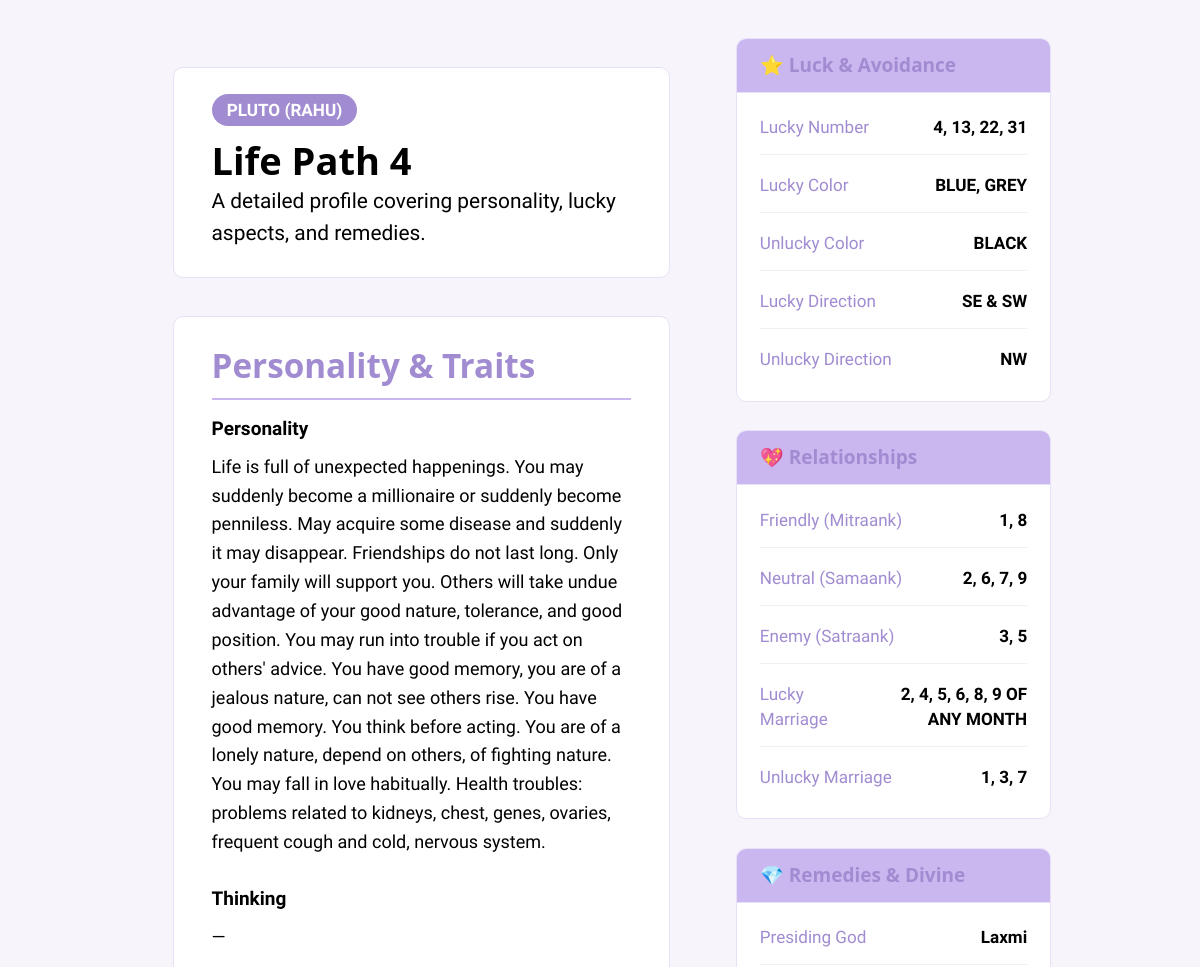
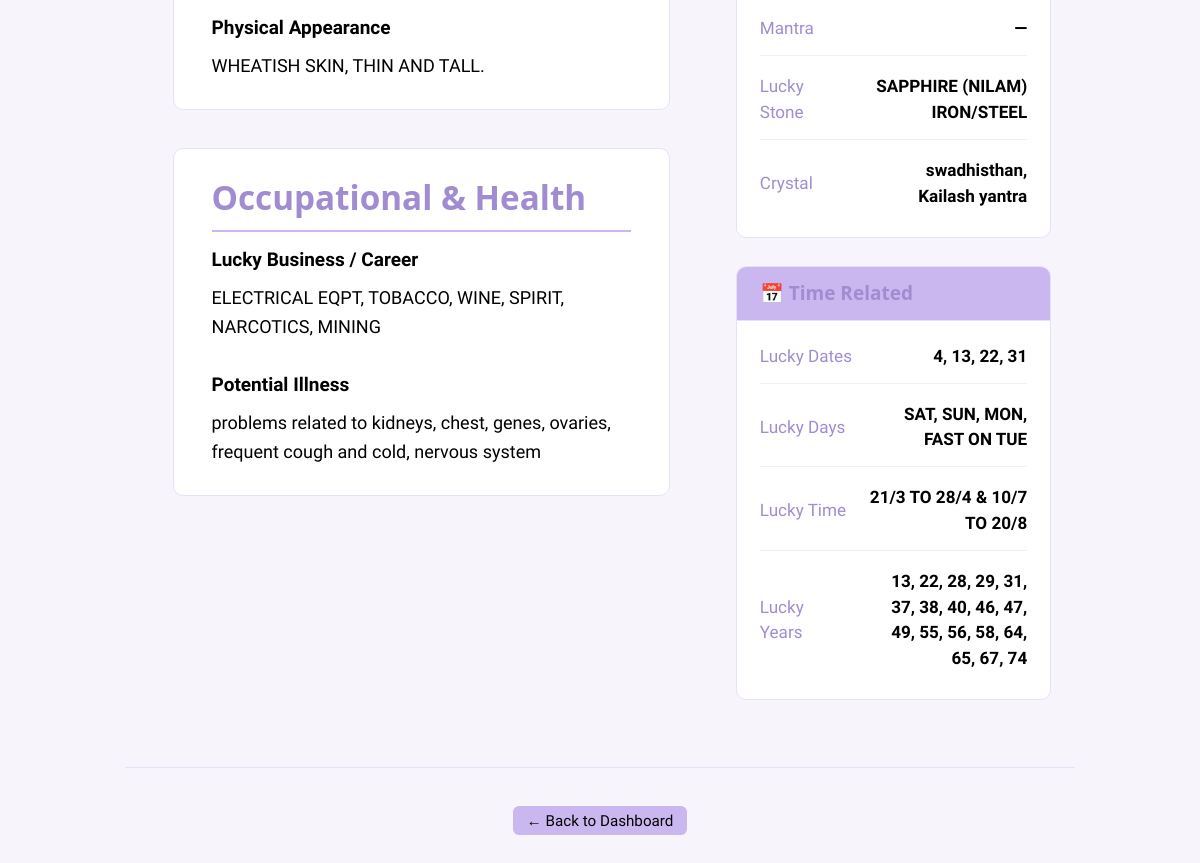
Screenshot of /numerology/details/life-path/4 (signed in) with the database file from the repository (2 pictures, top to bottom).
### numerology_app/models.py (models this page shows)
class LifePath(db.Model):
    __tablename__ = "life_path"
    id = db.Column(db.Integer, primary_key=True)
    number = db.Column(db.String(5), nullable=False, unique=True)
    lucky_date = db.Column(db.String(50))
    lucky_years = db.Column(db.String(100))
    lucky_time = db.Column(db.String(50))
    lucky_days = db.Column(db.String(50))
    lucky_no = db.Column(db.String(10))
    lucky_color = db.Column(db.String(50))
    unlucky_color = db.Column(db.String(50))
    lucky_direction = db.Column(db.String(50))
    unlucky_direction = db.Column(db.String(50))
    lucky_business = db.Column(db.Text)
    lucky_marriage = db.Column(db.Text)
    unlucky_marriage = db.Column(db.Text)
    mitraank = db.Column(db.String(10))
    samaank = db.Column(db.String(10))
    satraank = db.Column(db.String(10))
    personality = db.Column(db.Text)
    height = db.Column(db.String(50))
    thinking = db.Column(db.Text)
    planet = db.Column(db.String(50))
    illness = db.Column(db.Text)
    crystal = db.Column(db.String(50))
    mantra = db.Column(db.String(100))
    stone = db.Column(db.String(50))
    god = db.Column(db.String(50))

### numerology_app/routes/numerology_details.py (the view)
@numerology_details_bp.route("/life-path/<int:number>")
def life_path_detail(number):
    data = LifePath.query.filter_by(number=str(number)).first()
    return render_template("numerology/details/life_path.html", number=number, data=data)

### numerology_app/routes/numerology_details.py (called while the page is built)
@numerology_details_bp.before_request
def require_login():
    if "user" not in session:
        flash("You must be logged in to view this page.", "error")
        return redirect(url_for("auth.login"))

### numerology_app/templates/numerology/details/life_path.html (shortened to what this page needs)
{% extends "base.html" %}
{% block content %}
<div class="profile-container">
  <main class="profile-main">
    <div class="profile-header">
      <span class="planet-badge">{{ data.planet or "Unknown Planet" }}</span>
      <h1>Life Path {{ number }}</h1>
      <p>A detailed profile covering personality, lucky aspects, and remedies.</p>
    </div>
    <section class="profile-section">
      <h2>Personality & Traits</h2>
      <div class="description-block">
        <strong>Personality</strong>
        <p>{{ data.personality or "—" }}</p>
      </div>
      <div class="description-block">
        <strong>Thinking</strong>
        <p>{{ data.thinking or "—" }}</p>
      </div>
       <div class="description-block">
        <strong>Physical Appearance</strong>
        <p>{{ data.height or "—" }}</p>
      </div>
    </section>
    <section class="profile-section">
      <h2>Occupational & Health</h2>
      <div class="description-block">
        <strong>Lucky Business / Career</strong>
        <p>{{ data.lucky_business or "—" }}</p>
      </div>
      <div class="description-block">
        <strong>Potential Illness</strong>
        <p>{{ data.illness or "—" }}</p>
      </div>
    </section>
  </main>
  <aside class="profile-sidebar">
    <div class="sidebar-card">
      <h3>⭐ Luck & Avoidance</h3>
      <ul class="detail-list">
        <li><strong>Lucky Number</strong><span>{{ data.lucky_no or "—" }}</span></li>
        <li><strong>Lucky Color</strong><span>{{ data.lucky_color or "—" }}</span></li>
        <li><strong>Unlucky Color</strong><span>{{ data.unlucky_color or "—" }}</span></li>
        <li><strong>Lucky Direction</strong><span>{{ data.lucky_direction or "—" }}</span></li>
        <li><strong>Unlucky Direction</strong><span>{{ data.unlucky_direction or "—" }}</span></li>
      </ul>
    </div>
    <div class="sidebar-card">
      <h3>💖 Relationships</h3>
      <ul class="detail-list">
        <li><strong>Friendly (Mitraank)</strong><span>{{ data.mitraank or "—" }}</span></li>
        <li><strong>Neutral (Samaank)</strong><span>{{ data.samaank or "—" }}</span></li>
        <li><strong>Enemy (Satraank)</strong><span>{{ data.satraank or "—" }}</span></li>
        <li><strong>Lucky Marriage</strong><span>{{ data.lucky_marriage or "—" }}</span></li>
        <li><strong>Unlucky Marriage</strong><span>{{ data.unlucky_marriage or "—" }}</span></li>
      </ul>
    </div>
    <div class="sidebar-card">
      <h3>💎 Remedies & Divine</h3>
      <ul class="detail-list">
        <li><strong>Presiding God</strong><span>{{ data.god or "—" }}</span></li>
        <li><strong>Mantra</strong><span>{{ data.mantra or "—" }}</span></li>
        <li><strong>Lucky Stone</strong><span>{{ data.stone or "—" }}</span></li>
        <li><strong>Crystal</strong><span>{{ data.crystal or "—" }}</span></li>
      </ul>
    </div>
    <div class="sidebar-card">
      <h3>📅 Time Related</h3>
      <ul class="detail-list">
        <li><strong>Lucky Dates</strong><span>{{ data.lucky_date or "—" }}</span></li>
        <li><strong>Lucky Days</strong><span>{{ data.lucky_days or "—" }}</span></li>
        <li><strong>Lucky Time</strong><span>{{ data.lucky_time or "—" }}</span></li>
        <li><strong>Lucky Years</strong><span>{{ data.lucky_years or "—" }}</span></li>
      </ul>
    </div>
  </aside>
</div>
<footer class="detail-footer">
  <a href="{{ url_for('numerology.numerology_home') }}" class="secondary compact-button">← Back to Dashboard</a>
</footer>
{% endblock %}

### numerology_app/static/css/custom.css (style rules this page uses)
:root { color-scheme: light !important; --pico-background-color: #ffffff !important; --pico-color: #a18cd1 !important; --color-bg: #F7F5FB; --color-surface: #FFFFFF; --color-accent: #A18CD1; --color-accent-light: #CBB7F0; --color-border: #E7E1F7; --color-hover: #917BC5; --color-text: #000000; --radius: 10px; --shadow: 0 2px 8px rgba(0, 0, 0, 0.06); --pico-form-element-background-color: var(--color-surface); --pico-form-element-border-color: var(--color-border); --pico-form-element-color: #333333; }
html, body { height: 100%; background-color: var(--color-bg); font-family: 'Funnel Sans', sans-serif; color: var(--color-text); margin: 0; padding: 0; }
main { width: 100%; padding: 1.5rem; box-sizing: border-box; }
h1, h2, h3, h4 { color: var(--color-accent); font-weight: 600; margin-top: 0; margin-bottom: 0.75rem; }
a { color: var(--color-accent); text-decoration: none; }
button, .compact-button, .secondary { border: none; border-radius: 6px; padding: 0.45rem 0.9rem; font-family: inherit; font-weight: 500; cursor: pointer; transition: all 0.2s ease-in-out; white-space: nowrap; }
.compact-button { background-color: var(--color-accent); color: white; }
.secondary { font-size: 0.8rem; padding: 0.3rem 0.7rem; background-color: var(--color-accent-light); color: var(--color-text); }

### numerology_app/templates/numerology/details/life_path.html (style rules this page uses)
.profile-container { display: flex; flex-wrap: wrap; gap: 2rem; padding: 1rem; max-width: 1400px; margin: 0 auto; align-items: flex-start; }
.profile-main { flex: 2; min-width: 400px; }
.profile-header { background: var(--color-surface); border: 1px solid var(--color-border); border-radius: var(--radius); padding: 1.5rem 2rem; box-shadow: var(--shadow-sm); margin-bottom: 2rem; }
.planet-badge { background-color: var(--color-accent); color: white; padding: 0.3rem 0.8rem; border-radius: 99px; font-size: 0.9rem; font-weight: 600; }
.profile-header h1 { margin-top: 0.75rem; margin-bottom: 0.25rem; color: var(--color-text); }
.profile-header p { color: var(--color-text-secondary); font-size: 1.1rem; margin: 0; }
.profile-section { background: var(--color-surface); border: 1px solid var(--color-border); border-radius: var(--radius); padding: 1.5rem 2rem; box-shadow: var(--shadow-sm); margin-bottom: 2rem; }
.profile-section h2 { margin-top: 0; padding-bottom: 0.75rem; border-bottom: 2px solid var(--color-accent-light); color: var(--color-accent); }
.description-block { margin-bottom: 1.5rem; }
.description-block:last-child { margin-bottom: 0; }
.description-block strong { display: block; margin-bottom: 0.5rem; font-size: 1rem; color: var(--color-text); font-weight: 600; }
.description-block p { margin: 0; font-size: 0.95rem; color: var(--color-text-secondary); line-height: 1.6; white-space: pre-wrap; }
.profile-sidebar { flex: 1; min-width: 320px; position: sticky; top: 1rem; max-height: 95vh; overflow-y: auto; padding-right: 5px; }
.sidebar-card { background: var(--color-surface); border: 1px solid var(--color-border); box-shadow: var(--shadow-sm); border-radius: var(--radius); margin-bottom: 1.5rem; overflow: hidden; }
.sidebar-card h3 { margin: 0; padding: 0.8rem 1.2rem; font-size: 1rem; color: var(--color-accent); background: var(--color-accent-light); border-bottom: 1px solid var(--color-border); }
.detail-list { list-style: none; padding: 0.5rem 1.2rem; margin: 0; }
.detail-list li { display: flex; justify-content: space-between; align-items: center; padding: 0.7rem 0; border-bottom: 1px solid #f0f0f0; font-size: 0.9rem; }
.detail-list li:last-child { border-bottom: none; }
.detail-list li strong { color: var(--color-text-secondary); font-weight: 500; margin-right: 1rem; }
.detail-list li span { text-align: right; color: var(--color-text); font-weight: 600; word-break: break-word; flex-shrink: 0; max-width: 60%; }
.detail-footer { width: 100%; text-align: center; margin-top: 1rem; padding-top: 2rem; border-top: 1px solid var(--color-border); }
.compact-button { margin: 0 0.5rem; }

### rows the page displays
LifePath: planet "PLUTO (RAHU)", personality "Life is full of unexpected happenings. You may suddenly become a millionaire or suddenly become penniless. May acquire some disease and suddenly it may disappear. Friendships do not last long. Only your family will support you. Others will take undue advantage of your good nature, tolerance, and good position. You may run into trouble if you act on others' advice. You have good memory, you are of a jealous nature, can not see others rise. You have good memory. You think before acting. You are of a lonely nature, depend on others, of fighting nature. You may fall in love habitually. Health troubles: problems related to kidneys, chest, genes, ovaries, frequent cough and cold, nervous system.", thinking "—", height "WHEATISH SKIN, THIN AND TALL.", lucky_business "ELECTRICAL EQPT, TOBACCO, WINE, SPIRIT, NARCOTICS, MINING", illness "problems related to kidneys, chest, genes, ovaries, frequent cough and cold, nervous system", lucky_no "4, 13, 22, 31", lucky_color "BLUE, GREY", unlucky_color "BLACK", lucky_direction "SE & SW", unlucky_direction "NW", mitraank "1, 8", samaank "2, 6, 7, 9", satraank "3, 5", lucky_marriage "2, 4, 5, 6, 8, 9 OF ANY MONTH", unlucky_marriage "1, 3, 7", god "Laxmi", mantra "—", stone "SAPPHIRE (NILAM) IRON/STEEL", crystal "swadhisthan, Kailash yantra", lucky_date "4, 13, 22, 31", lucky_days "SAT, SUN, MON, FAST ON TUE", lucky_time "21/3 TO 28/4 & 10/7 TO 20/8", lucky_years "13, 22, 28, 29, 31, 37, 38, 40, 46, 47, 49, 55, 56, 58, 64, 65, 67, 74"

### other values shown
{{ number }} "4"
